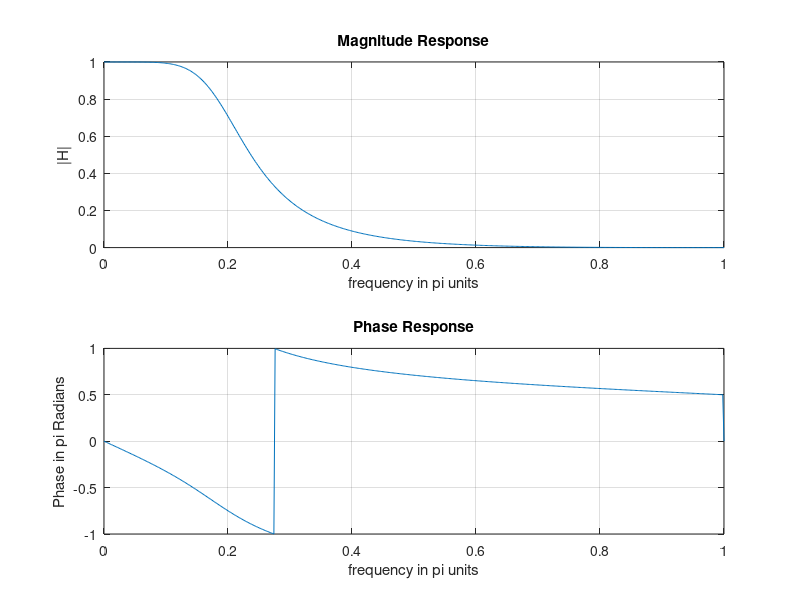

The MATLAB source for this figure:
b = [0.0181, 0.0543, 0.0543, 0.0181];    % filter coefficient array b
a = [1.0000, -1.7600, 1.1829, -0.2781];  % filter coefficient array a
m = 0:length(b)-1; l = 0:length(a)-1;    % index arrays m and 1
K = 500  ; k = 0:1:K;                    % index array k for frequencies
w = pi*k/K;                              % [0, pi] axis divided into 501 points.
num = b * exp(-j*m'*w);                  % Numerator calculations
den = a * exp(-j*l'*w);                      % Denominator calculations
H = num ./ den;                              % Frequency response
magH = abs(H); angH = angle(H);              % mag and phase responses
subplot(1,1,1);
subplot(2,1,1); plot(w/pi,magH); grid; axis([0,1,0,1])
xlabel('frequency in pi units'); ylabel('|H|');
title('Magnitude Response');
subplot(2,1,2); plot(w/pi,angH/pi); grid
xlabel('frequency in pi units'); ylabel('Phase in pi Radians');
title('Phase Response');